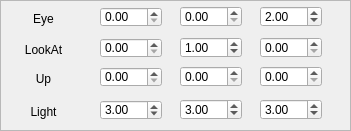
   <widget class="QFrame" name="frame">
    <property name="geometry">
     <rect>
      <x>9</x>
      <y>306</y>
      <width>351</width>
      <height>131</height>
     </rect>
    </property>
    <property name="frameShape">
     <enum>QFrame::StyledPanel</enum>
    </property>
    <property name="frameShadow">
     <enum>QFrame::Raised</enum>
    </property>
    <widget class="QLabel" name="label_20">
     <property name="geometry">
      <rect>
       <x>10</x>
       <y>10</y>
       <width>67</width>
       <height>17</height>
      </rect>
     </property>
     <property name="text">
      <string>Eye</string>
     </property>
     <property name="alignment">
      <set>Qt::AlignCenter</set>
     </property>
    </widget>
    <widget class="QDoubleSpinBox" name="doubleSpinBox_22">
     <property name="geometry">
      <rect>
       <x>260</x>
       <y>6</y>
       <width>62</width>
       <height>21</height>
      </rect>
     </property>
     <property name="minimum">
      <double>0.000000000000000</double>
     </property>
     <property name="maximum">
      <double>100.000000000000000</double>
     </property>
     <property name="singleStep">
      <double>0.100000000000000</double>
     </property>
     <property name="value">
      <double>2.000000000000000</double>
     </property>
    </widget>
    <widget class="QLabel" name="label_19">
     <property name="geometry">
      <rect>
       <x>10</x>
       <y>41</y>
       <width>67</width>
       <height>17</height>
      </rect>
     </property>
     <property name="text">
      <string>LookAt</string>
     </property>
     <property name="alignment">
      <set>Qt::AlignCenter</set>
     </property>
    </widget>
    <widget class="QDoubleSpinBox" name="doubleSpinBox_19">
     <property name="geometry">
      <rect>
       <x>180</x>
       <y>37</y>
       <width>62</width>
       <height>21</height>
      </rect>
     </property>
     <property name="minimum">
      <double>0.000000000000000</double>
     </property>
     <property name="maximum">
      <double>100.000000000000000</double>
     </property>
     <property name="singleStep">
      <double>0.100000000000000</double>
     </property>
     <property name="value">
      <double>1.000000000000000</double>
     </property>
    </widget>
    <widget class="QDoubleSpinBox" name="doubleSpinBox_23">
     <property name="geometry">
      <rect>
       <x>100</x>
       <y>7</y>
       <width>62</width>
       <height>20</height>
      </rect>
     </property>
     <property name="minimum">
      <double>0.000000000000000</double>
     </property>
     <property name="maximum">
      <double>100.000000000000000</double>
     </property>
     <property name="singleStep">
      <double>0.100000000000000</double>
     </property>
    </widget>
    <widget class="QDoubleSpinBox" name="doubleSpinBox_20">
     <property name="geometry">
      <rect>
       <x>260</x>
       <y>37</y>
       <width>62</width>
       <height>21</height>
      </rect>
     </property>
     <property name="minimum">
      <double>0.000000000000000</double>
     </property>
     <property name="maximum">
      <double>100.000000000000000</double>
     </property>
     <property name="singleStep">
      <double>0.100000000000000</double>
     </property>
    </widget>
    <widget class="QDoubleSpinBox" name="doubleSpinBox_24">
     <property name="geometry">
      <rect>
       <x>180</x>
       <y>66</y>
       <width>62</width>
       <height>21</height>
      </rect>
     </property>
     <property name="minimum">
      <double>0.000000000000000</double>
     </property>
     <property name="maximum">
      <double>100.000000000000000</double>
     </property>
     <property name="singleStep">
      <double>0.100000000000000</double>
     </property>
    </widget>
    <widget class="QDoubleSpinBox" name="doubleSpinBox_25">
     <property name="geometry">
      <rect>
       <x>260</x>
       <y>66</y>
       <width>62</width>
       <height>21</height>
      </rect>
     </property>
     <property name="minimum">
      <double>0.000000000000000</double>
     </property>
     <property name="maximum">
      <double>100.000000000000000</double>
     </property>
     <property name="singleStep">
      <double>0.100000000000000</double>
     </property>
    </widget>
    <widget class="QDoubleSpinBox" name="doubleSpinBox_21">
     <property name="geometry">
      <rect>
       <x>180</x>
       <y>6</y>
       <width>62</width>
       <height>21</height>
      </rect>
     </property>
     <property name="minimum">
      <double>0.000000000000000</double>
     </property>
     <property name="maximum">
      <double>100.000000000000000</double>
     </property>
     <property name="singleStep">
      <double>0.100000000000000</double>
     </property>
    </widget>
    <widget class="QDoubleSpinBox" name="doubleSpinBox_18">
     <property name="geometry">
      <rect>
       <x>100</x>
       <y>38</y>
       <width>62</width>
       <height>20</height>
      </rect>
     </property>
     <property name="minimum">
      <double>0.000000000000000</double>
     </property>
     <property name="maximum">
      <double>100.000000000000000</double>
     </property>
     <property name="singleStep">
      <double>0.100000000000000</double>
     </property>
    </widget>
    <widget class="QDoubleSpinBox" name="doubleSpinBox_26">
     <property name="geometry">
      <rect>
       <x>100</x>
       <y>67</y>
       <width>62</width>
       <height>20</height>
      </rect>
     </property>
     <property name="minimum">
      <double>0.000000000000000</double>
     </property>
     <property name="maximum">
      <double>100.000000000000000</double>
     </property>
     <property name="singleStep">
      <double>0.100000000000000</double>
     </property>
    </widget>
    <widget class="QLabel" name="label_21">
     <property name="geometry">
      <rect>
       <x>10</x>
       <y>70</y>
       <width>67</width>
       <height>17</height>
      </rect>
     </property>
     <property name="text">
      <string>Up</string>
     </property>
     <property name="alignment">
      <set>Qt::AlignCenter</set>
     </property>
    </widget>
    <widget class="QLabel" name="label_32">
     <property name="geometry">
      <rect>
       <x>10</x>
       <y>103</y>
       <width>67</width>
       <height>17</height>
      </rect>
     </property>
     <property name="text">
      <string>Light</string>
     </property>
     <property name="alignment">
      <set>Qt::AlignCenter</set>
     </property>
    </widget>
    <widget class="QDoubleSpinBox" name="doubleSpinBox_27">
     <property name="geometry">
      <rect>
       <x>260</x>
       <y>99</y>
       <width>62</width>
       <height>21</height>
      </rect>
     </property>
     <property name="minimum">
      <double>-10000.000000000000000</double>
     </property>
     <property name="maximum">
      <double>10000.000000000000000</double>
     </property>
     <property name="singleStep">
      <double>0.100000000000000</double>
     </property>
     <property name="value">
      <double>3.000000000000000</double>
     </property>
    </widget>
    <widget class="QDoubleSpinBox" name="doubleSpinBox_28">
     <property name="geometry">
      <rect>
       <x>180</x>
       <y>99</y>
       <width>62</width>
       <height>21</height>
      </rect>
     </property>
     <property name="minimum">
      <double>-10000.000000000000000</double>
     </property>
     <property name="maximum">
      <double>10000.000000000000000</double>
     </property>
     <property name="singleStep">
      <double>0.100000000000000</double>
     </property>
     <property name="value">
      <double>3.000000000000000</double>
     </property>
    </widget>
    <widget class="QDoubleSpinBox" name="doubleSpinBox_29">
     <property name="geometry">
      <rect>
       <x>100</x>
       <y>100</y>
       <width>62</width>
       <height>20</height>
      </rect>
     </property>
     <property name="minimum">
      <double>-10000.000000000000000</double>
     </property>
     <property name="maximum">
      <double>10000.000000000000000</double>
     </property>
     <property name="singleStep">
      <double>0.100000000000000</double>
     </property>
     <property name="value">
      <double>3.000000000000000</double>
     </property>
    </widget>
   </widget>
